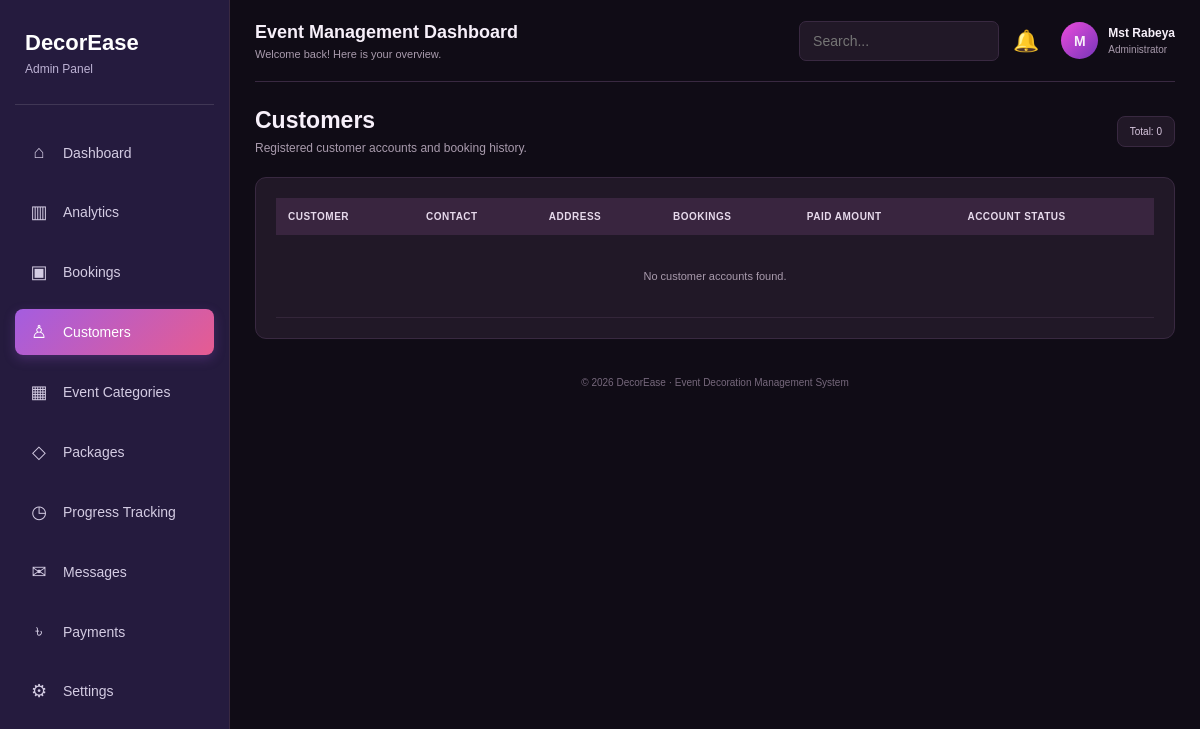
/admin/customers.php (signed in), run on an earlier commit of the app's database.
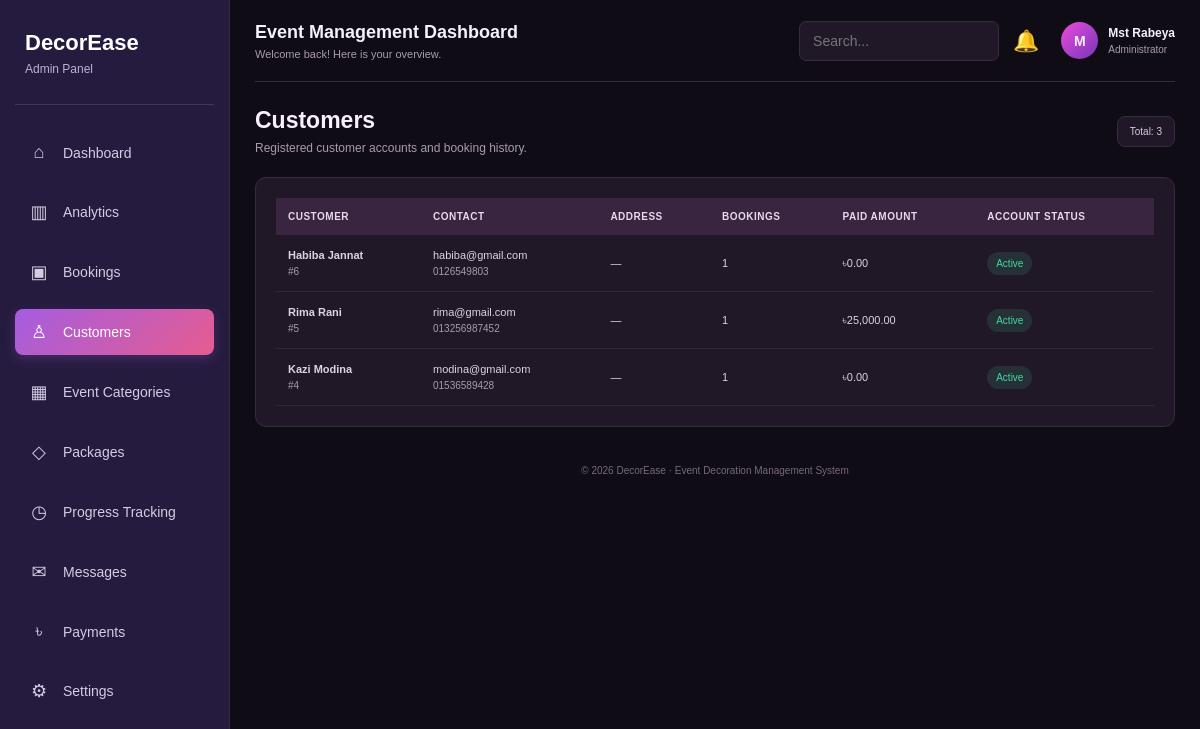
And on a later commit of the database.
### tables this page shows
CREATE TABLE `users` (
  `user_id` int(10) UNSIGNED NOT NULL,
  `full_name` varchar(150) NOT NULL,
  `email` varchar(191) NOT NULL,
  `password_hash` varchar(255) NOT NULL,
  `phone` varchar(25) DEFAULT NULL,
  `role` enum('admin','customer','staff') NOT NULL DEFAULT 'customer',
  `status` enum('active','inactive','suspended') NOT NULL DEFAULT 'active'
);

### admin/customers.php (the view, shortened to what this page needs)
<?php
require_once __DIR__.'/layout-start.php';
$rows=$conn->query("SELECT u.user_id,u.full_name,u.email,u.phone,u.status,c.address,COUNT(DISTINCT b.booking_id) booking_count,COALESCE(SUM(CASE WHEN py.status='completed' THEN py.amount ELSE 0 END),0) paid FROM users u JOIN customers c ON c.user_id=u.user_id LEFT JOIN bookings b ON b.customer_id=c.customer_id LEFT JOIN payments py ON py.booking_id=b.booking_id WHERE u.role='customer' GROUP BY u.user_id,u.full_name,u.email,u.phone,u.status,c.address ORDER BY u.user_id DESC");
?>
<section class="page-heading"><div><h1>Customers</h1><p>Registered customer accounts and booking history.</p></div><span class="date-label">Total: <?=$rows?$rows->num_rows:0?></span></section>
<section class="panel table-panel"><div class="table-scroll"><table id="dataTable"><thead><tr><th>Customer</th><th>Contact</th><th>Address</th><th>Bookings</th><th>Paid Amount</th><th>Account Status</th></tr></thead><tbody><?php if($rows&&$rows->num_rows):while($r=$rows->fetch_assoc()):?><tr><td><b><?=h($r['full_name'])?></b><span class="subtext">#<?=$r['user_id']?></span></td><td><?=h($r['email'])?><span class="subtext"><?=h($r['phone'])?></span></td><td><?=h($r['address']??'—')?></td><td><?=$r['booking_count']?></td><td><?=money($r['paid'])?></td><td><span class="status <?=h($r['status'])?>"><?=h(ucfirst($r['status']))?></span></td></tr><?php endwhile;else:?><tr><td colspan="6" class="empty-row">No customer accounts found.</td></tr><?php endif;?></tbody></table></div></section>
<?php require __DIR__.'/layout-end.php'; ?>

### admin/leftside.php (shortened to what this page needs)
<?php
$current = $current ?? basename($_SERVER['PHP_SELF']);
$nav = [
    [
        'title' => 'Dashboard',
        'icon' => '⌂',
        'link' => 'dashboard.php'
    ],
    [
        'title' => 'Analytics',
        'icon' => '▥',
        'link' => 'analytics.php'
    ],
    [
        'title' => 'Bookings',
        'icon' => '▣',
        'link' => 'bookings.php'
    ],
    [
        'title' => 'Customers',
        'icon' => '♙',
        'link' => 'customers.php'
    ],
    [
        'title' => 'Event Categories',
        'icon' => '▦',
        'link' => 'event-categories.php'
    ],
    [
        'title' => 'Packages',
        'icon' => '◇',
        'link' => 'packages.php'
    ],
    [
        'title' => 'Progress Tracking',
        'icon' => '◷',
        'link' => 'progress.php'
    ],
    [
        'title' => 'Messages',
        'icon' => '✉',
        'link' => 'messages.php'
    ],
    [
        'title' => 'Payments',
        'icon' => '৳',
        'link' => 'payments.php'
    ],
    [
        'title' => 'Settings',
        'icon' => '⚙',
        'link' => 'settings.php'
    ]
];
?>
<aside class="sidebar">
    <div class="sidebar-brand">
        <h2>DecorEase</h2>
        <p>Admin Panel</p>
    </div>
    <ul class="sidebar-menu">
        <?php foreach ($nav as $item): ?>
            <li>
                <a href="<?= h($item['link']) ?>"
                   class="<?= $current === $item['link'] ? 'active' : '' ?>">
                    <span class="sidebar-icon">
                        <?= h($item['icon']) ?>
                    </span>
                    <span>
                        <?= h($item['title']) ?>
                    </span>
                </a>
            </li>
        <?php endforeach; ?>
    </ul>
</aside>

What changed in the data, as far as the page shows it:
added users: full_name "Habiba Jannat", user_id "6", email "habiba@gmail.com", phone "0126549803", address "—", booking_count "1", paid "৳0.00", status "Active"
now on this page (row unchanged): users: full_name "Rima Rani", user_id "5", email "rima@gmail.com", phone "013256987452", address "—", booking_count "1", paid "৳25,000.00", status "Active"
now on this page (row edited): users: full_name "Kazi Modina", user_id "4", email "modina@gmail.com", phone "01536589428", address "—", booking_count "1", paid "৳0.00", status "Active"
Also different on the page:
$rows->num_rows: "0" → "3"
text no longer shown: "No customer accounts found."
